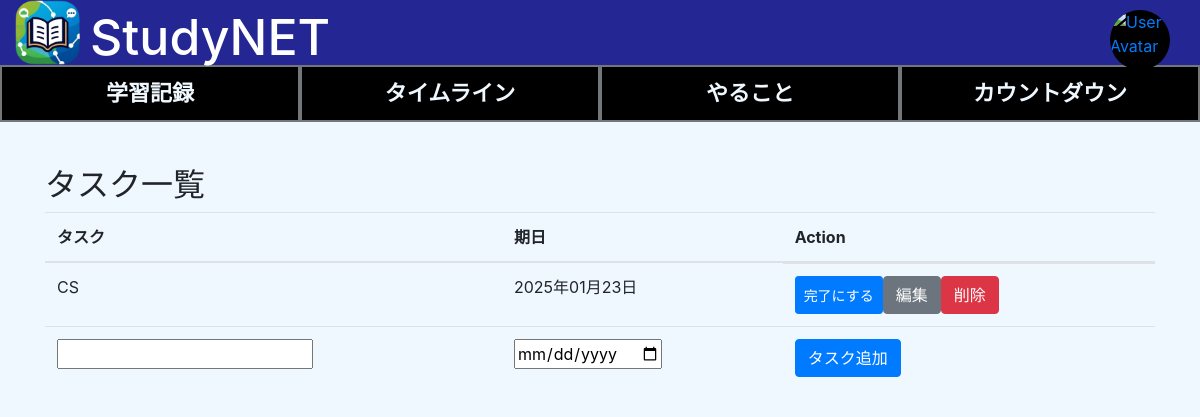
/todo/, run on the app's committed database.
### todo/models.py (models this page shows, shortened)
class Task(models.Model):
    title = models.CharField(max_length=200)
    created_at = models.DateTimeField(auto_now_add=True)
    due_date = models.DateField(null=True, blank=True)
    is_completed = models.BooleanField(default=False)

### todo/views.py (the view)
# urls.py: path('', TaskList.as_view(), name='task_list'),
class TaskList(ListView):
    model = Task
    template_name = 'todo/task_list.html'
    context_object_name = 'tasks'
    ordering = ['-created_at', 'due_date']
    def get_context_data(self, **kwargs):
        context = super().get_context_data(**kwargs)
        context['form'] = TaskForm()
        return context

### todo/forms.py
class TaskForm(forms.ModelForm):
    due_date = forms.DateField(widget=forms.DateInput(attrs={'type': 'date'}), required=False)
    class Meta:
        model = Task
        fields = ('title', 'due_date')

### todo/templates/todo/task_list.html (shortened to what this page needs)
{% extends 'todo/base.html' %}
{% block content %}
  <h2>タスク一覧</h2>
  <table class="table">
    <thead>
      <tr>
        <th>タスク</th>
        <th>期日</th>
        <th>Action</th>
      </tr>
    </thead>
    <tbody>
      {% for task in tasks %}
        <tr data-id="{{ task.id }}" {% if task.is_completed %} class="completed"{% endif %} class="task-display">
          <td class="task_title">{{ task.title }}</td>
          <td class="task_due_date">{{ task.due_date | date:"Y年m月d日" }}</td>
          <td class="flex">
            <button class="btn btn-primary btn-sm toggle-completed" data-id="{{ task.id }}">
              {% if task.is_completed %}未完了にする{% else %}完了にする{% endif %}
            </button>
            <a href="{% url 'task_edit' task.id %}" class="btn btn-secondary">編集</a>
            <form method="post" action="{% url 'task_delete' task.id %}" style="display:inline;">
              <button type="submit" class="btn btn-danger" onclick="return confirm('本当に削除してもよろしいですか？')">削除</button>
            </form>
          </td>
        </tr>
      {% empty %}
        <tr>
          <td colspan="4">タスクがありません</td>
        </tr>
      {% endfor %}
      {% include 'todo/task_form.html' with form=form %}
    </tbody>
  </table>
{% endblock %}

### static/css/home.css (style rules this page uses)
body { background-color: aliceblue; margin: 0; padding-top: 50px; }

### static/css/todo.css (style rules this page uses)
h2 { margin-top: 60px; }
.flex { display:flex; }

### data on the page
Task: title "CS", due_date "2025年01月23日", is_completed "完了にする"
